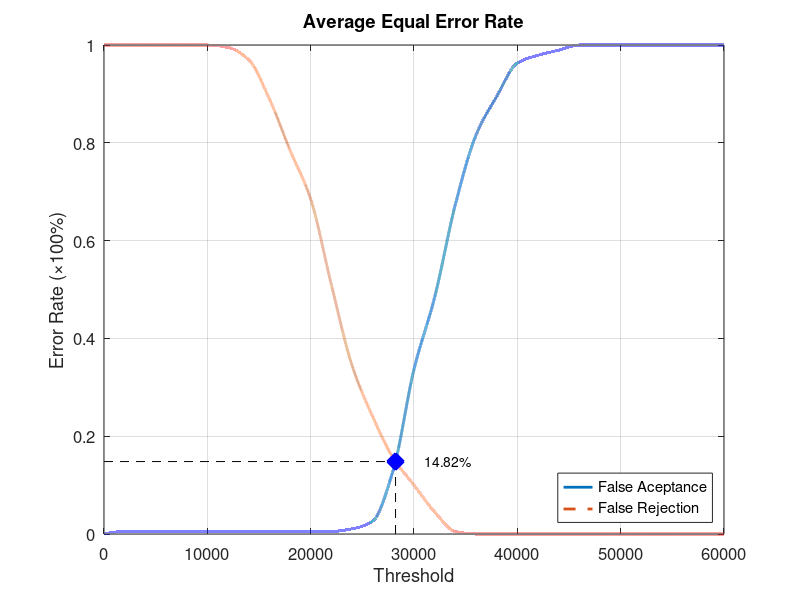
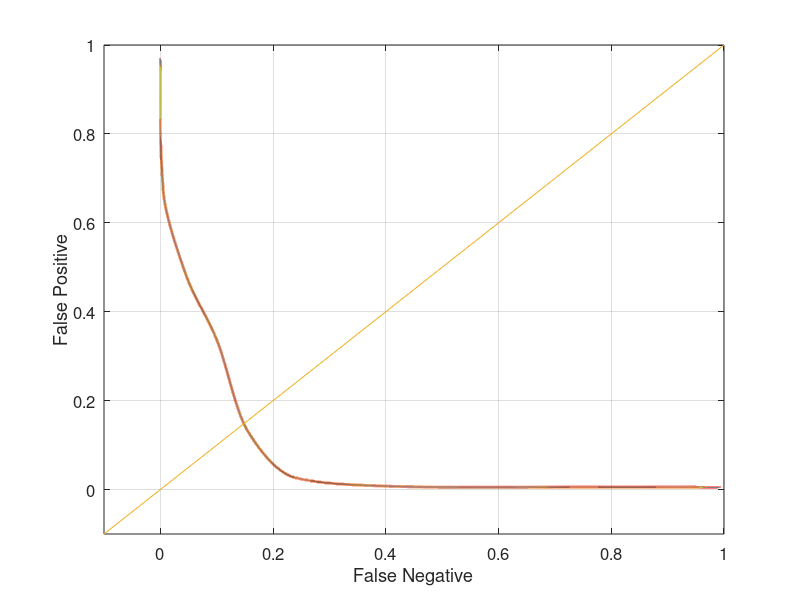

MATLAB code for these plots, in order:
function yEER = Database2_3
close all;
clear;
clc;
x = 0:2000:60000;
xq = 0:0.5:60000;

y0 = [0 0.00526316 0.00526316 0.00526316 0.00526316 0.00526316 0.00526316 0.00526316 0.00526316 0.00526316 0.00526316 0.00526316 0.0105263 0.0263158 0.131579 0.336842 0.484211 0.673684 0.815789 0.894737 0.963158 0.978947 0.989474 1 1 1 1 1 1 1 1];
yy0 = interp1(x, y0, xq, 'pchip');
y1 = [1 1 1 1 1 1 0.995 0.97 0.89 0.785 0.685 0.51 0.345 0.24 0.155 0.1 0.045 0.005 0 0 0 0 0 0 0 0 0 0 0 0 0];
yy1 = interp1(x, y1, xq, 'pchip');

% Calculating EER: 
y2 = abs(y0 - y1);
find(y2 == min(y2))
yy2 = abs(yy0 - yy1);
xEER = find(yy2 == min(yy2));
xEERIndex = xq(xEER) % X-axis EER
yEER = yy0(xEER) % Y-axis EER

main = figure
plot(xq, yy0,'-','LineWidth', 2);	hold on
plot(xq, yy1,'--','LineWidth', 2);	hold on
plot([xEERIndex xEERIndex], [0 yEER], 'k--');	hold on
plot([0 xEERIndex], [yEER yEER], 'k--');	hold on
plot(xEERIndex, yEER, 'bx', 'LineWidth', 10);	hold on
text(xEERIndex + 10 * xEERIndex / 100, yEER, [num2str(round((10000 * yEER)) / 100) '%'])
legend('False Aceptance', 'False Rejection', 'Location', 'SouthEast')
xlabel('Threshold')
ylabel('Error Rate (\times100%)')
title('Average Equal Error Rate')
set(gca, 'FontSize', 12)
axis([0 60000 0 1])
grid on

print(main, 'Database2_3Main', '-dpng');
FNRxFPR = figure('Color', [1 1 1]);
plot(yy1, yy0, '-', yy1, yy0, 'LineWidth', 2);
hold on
y = -0.1:0.1:1
plot(y, y); 
set(gca, 'FontSize', 12)
xlabel('False Negative')
ylabel('False Positive')
axis([-0.1 1 -0.1 1])
set(gca, 'FontSize', 12)
grid on

print(FNRxFPR, 'Database2_3FNRxFPR','-dpng');
end
